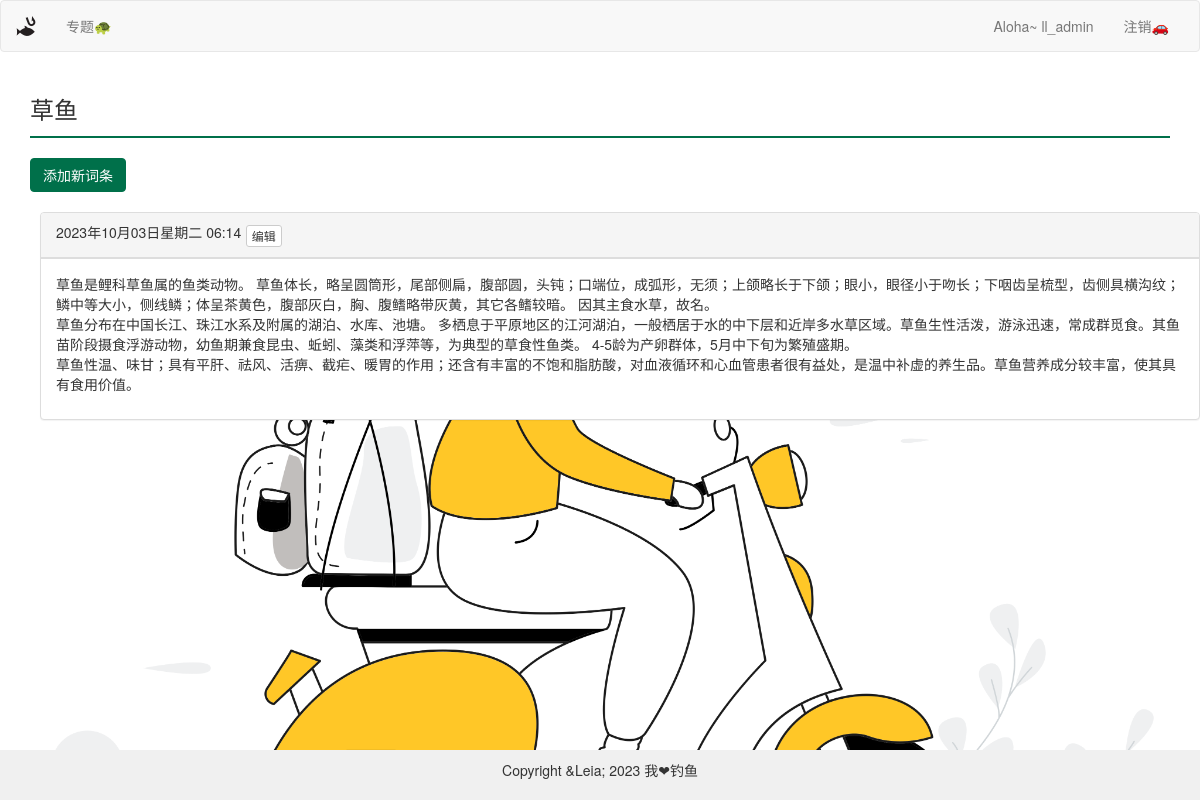
The page /topics/2/ (signed in) on the database its author committed.
### learning_logs/models.py (models this page shows, shortened)
class Topic(models.Model):
    text = models.CharField(max_length=200)
    date_added = models.DateTimeField(auto_now_add=True)
    owner = models.ForeignKey(User, on_delete=models.CASCADE)
    def __str__(self):
        return self.text

class Entry(models.Model):
    topic = models.ForeignKey(Topic, on_delete=models.CASCADE)
    text = models.TextField()
    date_added = models.DateTimeField(auto_now_add=True)
    class Meta:
        verbose_name_plural = 'entries'

### learning_logs/views.py (the view)
# urls.py: re_path(r'^topics/(?P<topic_id>\d+)/$', views.topic, name='topic'),
@login_required
def topic(request, topic_id):
    topic = Topic.objects.get(id=topic_id)
    check_topic_owner(topic, request)
    entries = topic.entry_set.order_by('-date_added')
    content = {'topic': topic, 'entries': entries}
    return render(request, 'learning_logs/topic.html', content)

### learning_logs/views.py (called while the page is built)
def check_topic_owner(topic, request):
    if topic.owner != request.user:
        raise Http404

### templates/learning_logs/topic.html (shortened to what this page needs)
<!DOCTYPE html>
<html lang="en">
{% extends 'learning_logs/base.html' %}
{% block content %}
<head>
</head>
<body>
<div class="container">
    <div class="row">
        <div class="col-md-12">
            <p class="topic-title">{{ topic }}</p>
            <hr style="border-top: 2px solid #00704A; margin-top: 5px;">
        </div>
    </div>
    <div class="row">
        <div class="col-md-6">
            <a href="{% url 'learning_logs:new_entry' topic.id %}" class="btn btn-custom">添加新词条</a>
        </div>
    </div>
</div>
<ul>
    {% for entry in entries %}
    <div class="panel panel-default my-panel">
        <div class="panel-heading">
            <h3 class="panel-title">
                <span class="entry-date">{{ entry.date_added|date:'Y年m月d日D H:i' }}</span>
                <small>
                    <a href="{% url 'learning_logs:edit_entry' entry.id %}" class="btn btn-default btn-xs">编辑</a>
                </small>
            </h3>
        </div>
        <div class="panel-body">
            {{ entry.text|linebreaks }}
        </div>
    </div>
    {% empty %}
    <p>没有新词条啦</p>
    {% endfor %}
</ul>
</body>
{% endblock content %}

### templates/learning_logs/base.html (shortened to what this page needs)
{% load bootstrap3 %}
<!DOCTYPE html>
<html lang="en">
<head>
    {% bootstrap_css %}
</head>
<body>
<nav class="navbar navbar-default">
  <div class="container-fluid">
    <div class="navbar-header">
      <a class="navbar-brand" href="{% url 'learning_logs:index' %}">
          <img alt="我❤钓鱼" src="/static/image/img.png">
      </a>
    </div>
    <div class="collapse navbar-collapse" id="bs-example-navbar-collapse-1">
      <ul class="nav navbar-nav">
        <li><a href="{% url 'learning_logs:topics' %}">专题🐢</a></li>
      </ul>
        {% if user.is_authenticated %}
            <ul class="nav navbar-nav navbar-right">
                <p class="navbar-text">Aloha~ {{ user.username }}</p>
                <li><a href="{% url 'users:logout' %}">注销🚗</a></li>
            </ul>
    {% else %}
            <ul class="nav navbar-nav navbar-right">
        <li><a href="{% url 'users:login' %}">登录🐟</a></li>
        <li><a href="{% url 'users:register' %}">注册🎣</a></li>
      </ul>
    {% endif %}
    </div>
  </div>
</nav>
{% block content %}{% endblock content %}
<footer>
    <p>Copyright &Leia; 2023 我❤钓鱼</p>
</footer>
</body>
</html>

### templates/learning_logs/base.html (style rules this page uses)
body { background-image: url('/static/image/bk.png'); background-size: cover; background-repeat: no-repeat; position: relative; min-height: 100vh; }
footer { position: absolute; bottom: 0; left: 0; right: 0; text-align: center; background-color: #f0f0f0; padding: 10px 0; }

### templates/learning_logs/topic.html (style rules this page uses)
.btn-custom { background-color: #00704A; border-color: #00704A; color: white; }
.topic-title { font-size: 24px; margin-top: 20px; }
.entry-date { font-size: 14px; }
.panel-heading { border-bottom: 2px solid #00704A; }
.panel-body { max-height: 200px; overflow: auto; }
.my-panel { margin-top: 20px; max-width: 1200px; margin-left: auto; margin-right: auto; overflow: auto; }

### rows shown on the page
Topic: text "草鱼"
Entry: date_added "2023年10月03日星期二 06:14", text "草鱼是鲤科草鱼属的鱼类动物。 草鱼体长，略呈圆筒形，尾部侧扁，腹部圆，头钝；口端位，成弧形，无须；上颌略长于下颌；眼小，眼径小于吻长；下咽齿呈梳型，齿侧具横沟纹；鳞中等大小，侧线鳞；体呈茶黄色，腹部灰白，胸、腹鳍略带灰黄，其它各鳍较暗。 因其主食水草，故名。 草鱼分布在中国长江、珠江水系及附属的湖泊、水库、池塘。 多栖息于平原地区的江河湖泊，一般栖居于水的中下层和近岸多水草区域。草鱼生性活泼，游泳迅速，常成群觅食。其鱼苗阶段摄食浮游动物，幼鱼期兼食昆虫、蚯蚓、藻类和浮萍等，为典型的草食性鱼类。 4-5龄为产卵群体，5月中下旬为繁殖盛期。 草鱼性温、味甘；具有平肝、祛风、活痹、截疟、暖胃的作用；还含有丰富的不饱和脂肪酸，对血液循环和心血管患者很有益处，是温中补虚的养生品。草鱼营养成分较丰富，使其具有食用价值。"

### other values the page prints
{{ user.username }} "ll_admin"
